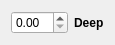
<?xml version="1.0" encoding="UTF-8"?>
<ui version="4.0">
 <class>Form</class>
 <widget class="QWidget" name="Form">
  <property name="geometry">
   <rect>
    <x>0</x>
    <y>0</y>
    <width>110</width>
    <height>40</height>
   </rect>
  </property>
  <property name="windowTitle">
   <string>Form</string>
  </property>
  <layout class="QVBoxLayout" name="verticalLayout">
   <item>
    <layout class="QHBoxLayout" name="horizontalLayout_3">
     <item>
      <widget class="QDoubleSpinBox" name="doubleSpinBoxPocketDepth"/>
     </item>
     <item>
      <widget class="QLabel" name="labelPocketDepth">
       <property name="font">
        <font>
         <weight>75</weight>
         <bold>true</bold>
        </font>
       </property>
       <property name="text">
        <string>Deep</string>
       </property>
      </widget>
     </item>
    </layout>
   </item>
  </layout>
 </widget>
 <resources/>
 <connections/>
</ui>
